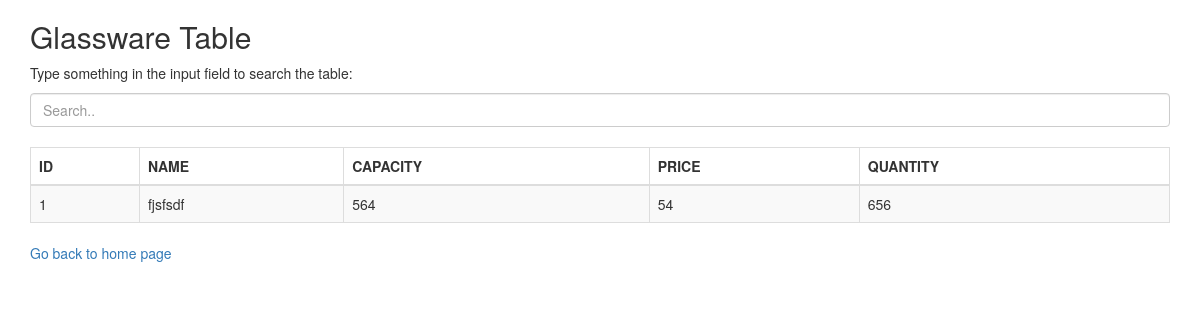
Screenshot of /listglassware with the database file from the repository.
### tables this page shows
CREATE TABLE GLASSWARE
    ( ITEM_ID INT PRIMARY KEY NOT NULL,
      NAME TEXT NOT NULL,
      CAPACITY INT NULL,
      PRICE INT NOT NULL,
      QUANTITY INT NOT NULL
    );

### main.py (the view)
@app.route('/listglassware')
def listglassware():
    con = sql.connect("test.db")
    con.row_factory = sql.Row
    cur = con.cursor()
    cur.execute("select * from GLASSWARE")
    rows = cur.fetchall()
    return render_template('listglassware.html',rows=rows)

### templates/listglassware.html (shortened to what this page needs)
<!doctype html>
<html>
<head>
  <link rel="stylesheet" href="https://maxcdn.bootstrapcdn.com/bootstrap/3.3.7/css/bootstrap.min.css">
</head>
   <body>
   <div class="container">
       <h2>Glassware Table</h2>
   <p>Type something in the input field to search the table:</p>
       <input class="form-control" id="myInput" type="text" placeholder="Search..">
       <br>
         <table class="table table-bordered table-striped">
         <thead>
         <tr>
             <th>ID</th>
            <th>NAME</th>
             <th>CAPACITY</th>
             <th>PRICE</th>
             <th>QUANTITY</th>
         </tr>
         </thead>
             <tbody id="myTable">
         {% for row in rows %}
            <tr>
               <td> {{  row["ITEM_ID"]   }}    </td>
               <td> {{  row["NAME"]      }}    </td>
                <td>{{  row['CAPACITY']  }}    </td>
                <td>{{  row['PRICE']     }}    </td>
                <td>{{  row['QUANTITY']  }}    </td>
            </tr>
          {% endfor %}
          </tbody>
      </table>
    <div>
        <a href = "/dashboard">Go back to home page</a>
   </body>
</html>

### rows the page displays
GLASSWARE: ITEM_ID "1", NAME "fjsfsdf", CAPACITY "564", PRICE "54", QUANTITY "656"
